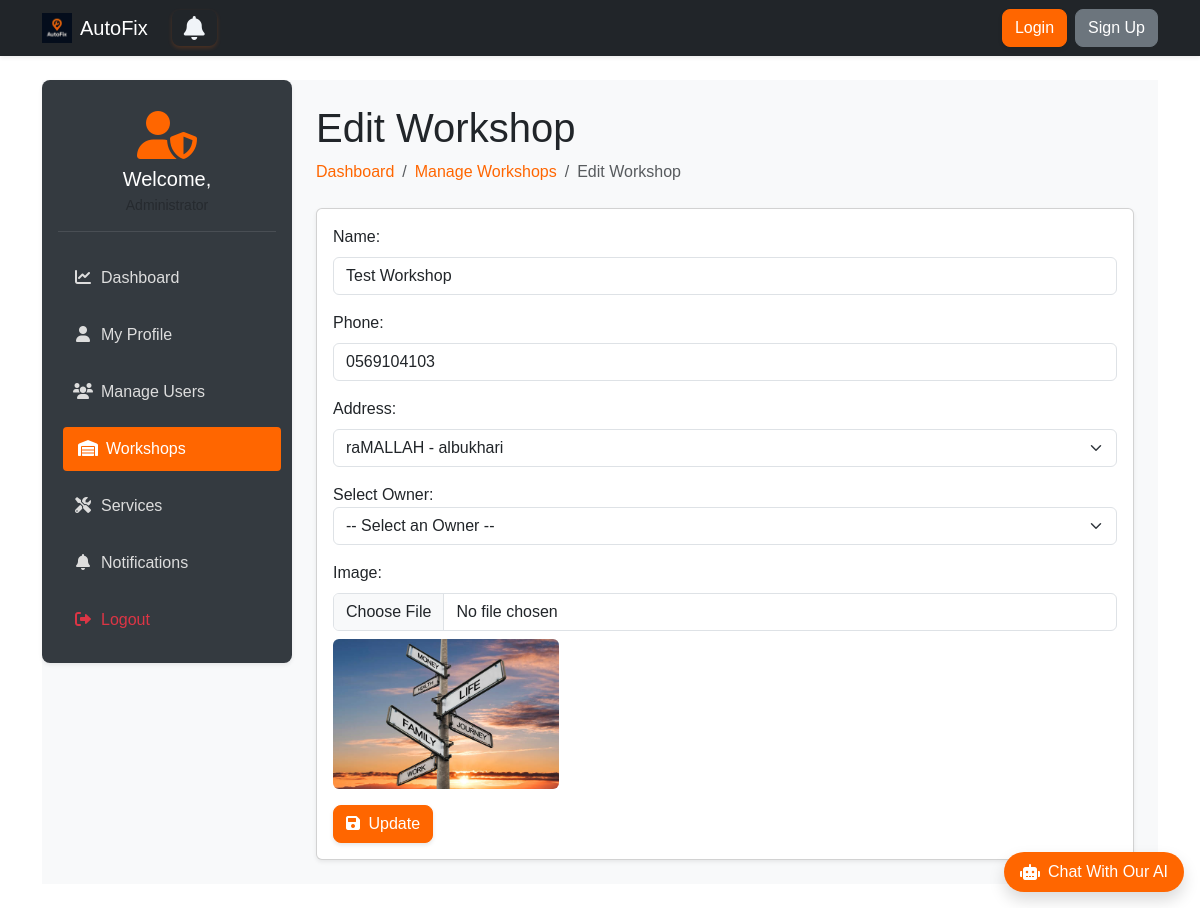
Screenshot of /admin_dashboard/admin/manage_workshop/edit/33 with the database file from the repository.
### workshops/models.py (models this page shows, shortened)
class Workshop(models.Model):
    name = models.CharField(max_length=255)
    address = models.ForeignKey(Address, on_delete=models.CASCADE)
    phone = models.CharField(max_length=15)
    description = models.TextField(blank=True)
    image = models.ImageField(upload_to='workshops_images/', null=True, blank=True)
    owner = models.OneToOneField(User, on_delete=models.CASCADE, related_name="workshop", null=True)

### locations/models.py (models this page shows, shortened)
class Address(models.Model):
    street = models.CharField(max_length=255)
    city = models.CharField(max_length=255)
    region = models.CharField(max_length=255)
    country = models.CharField(max_length=255)
    postal_code = models.CharField(max_length=20)
    latitude = models.FloatField(blank=True, null=True)
    longitude = models.FloatField(blank=True, null=True)
    objects = AddressManager()
    class Meta:
        verbose_name_plural = "Addresses"

### admin_dashboard/views.py (the view)
# urls.py: path('admin/manage_workshop/edit/<int:id>', views.edit_workshop, name='edit_workshop'),
def edit_workshop(request, id):
    workshop = Workshop.objects.get(id=id)
    addresses = Address.objects.all()
    owners = User.objects.filter(
        is_workshop_owner=True,
        workshop__isnull=True
    )
    return render(request, 'admin_dashboard/update_workshop.html', {
        'workshop': workshop,
        'addresses': addresses,
        'owners': owners
    })

### templates/admin_dashboard/update_workshop.html (shortened to what this page needs)
{% extends 'base2.html' %}
{% load static bootstrap5 %}
{% block extra_css %}
<link rel="stylesheet" href="{% static 'css/admin_dashboard.css' %}">
{% endblock %}
{% block content %}
<div class="wrapper d-flex">
    <aside class="sidebar p-3 shadow-sm">
        <div class="user-profile mb-4 text-center">
            <div class="avatar mb-2">
                <i class="fas fa-user-shield fa-3x"></i>
            </div>
            <h5 class="welcome mb-1">Welcome, {{ request.user.get_short_name }}</h5>
            <small class="text-muted">Administrator</small>
        </div>
        <nav class="menu d-flex flex-column gap-2">
            <a href="{% url 'admin_dashboard:dashboard' %}"><i class="fas fa-chart-line me-2"></i>Dashboard</a>
            <a href="{% url 'admin_dashboard:profile' %}"><i class="fas fa-user me-2"></i>My Profile</a>
            <a href="{% url 'admin_dashboard:manage_users' %}"><i class="fas fa-users me-2"></i>Manage Users</a>
            <a href="{% url 'admin_dashboard:manage_workshops' %}" class="active-link">
                <i class="fas fa-warehouse me-2"></i>Workshops
            </a>
            <a href="{% url 'admin_dashboard:manage_services' %}"><i class="fas fa-tools me-2"></i>Services</a>
            <a href="{% url 'admin_dashboard:notifications' %}"><i class="fas fa-bell me-2"></i>Notifications</a>
            <a href="{% url 'accounts:logout' %}" class="text-danger"><i class="fas fa-sign-out-alt me-2"></i>Logout</a>
        </nav>
    </aside>
    <main class="main-content flex-grow-1 p-4">
        <div class="dashboard-header mb-4">
            <h1>Edit Workshop</h1>
            <nav aria-label="breadcrumb">
                <ol class="breadcrumb">
                    <li class="breadcrumb-item">
                        <a class="text-decoration-none" style="color: #ff6600;" href="{% url 'admin_dashboard:dashboard' %}">Dashboard</a>
                    </li>
                    <li class="breadcrumb-item">
                        <a class="text-decoration-none" style="color: #ff6600;" href="{% url 'admin_dashboard:manage_workshops' %}">Manage Workshops</a>
                    </li>
                    <li class="breadcrumb-item active" aria-current="page">Edit Workshop</li>
                </ol>
            </nav>
        </div>
        <div class="card shadow-sm">
            <div class="card-body">
                <form id="workshopForm" action="{% url 'admin_dashboard:workshop_update' workshop.id %}" method="post" enctype="multipart/form-data">
                    <div class="mb-3">
                        <label class="form-label">Name:</label>
                        <input type="text" name="name" class="form-control" value="{{ workshop.name }}">
                    </div>
                    <div class="mb-3">
                        <label class="form-label">Phone:</label>
                        <input type="text" name="phone" class="form-control" placeholder="05xxxxxxxx" value="{{ workshop.phone }}">
                    </div>
                    <div class="mb-3">
                        <label class="form-label">Address:</label>
                        <select name="address_id" class="form-select">
                            {% for address in addresses %}
                                <option value="{{ address.id }}" {% if address.id == workshop.address.id %}selected{% endif %}>
                                    {{ address.city }} - {{ address.street }}
                                </option>
                            {% endfor %}
                        </select>
                    </div>
                    <div class="mb-3">
                        <label for="owner">Select Owner:</label>
                        <select name="owner_id" id="owner" class="form-select">
                            <option value="">-- Select an Owner --</option>
                        </select>
                    </div>
                    <div class="mb-3">
                        <label class="form-label">Image:</label>
                        <input type="file" name="image" class="form-control">
                        {% if workshop.image %}
                            <div class="mt-2">
                                <img src="{{ workshop.image.url }}" alt="Current Image" class="img-fluid rounded" style="max-height: 150px;">
                            </div>
                        {% endif %}
                    </div>
                    <button type="submit" class="btn btn-warning text-white" style="background-color: #ff6600;">
                        <i class="fas fa-save me-1"></i> Update
                    </button>
                </form>
            </div>
        </div>
    </main>
</div>
{% endblock %}

### static/css/style.css (style rules this page uses)
* { margin: 0; padding: 0; box-sizing: border-box; }
body, html { width: 100%; height: 100%; font-family: sans-serif; }
.wrapper { display: flex; height: 100%; }
.sidebar { width: 250px; background: #0d1b2a; color: #e0e1dd; display: flex; flex-direction: column; transition: width 0.3s; }
.menu { list-style: none; flex-grow: 1; }

### static/css/admin_dashboard.css (style rules this page uses)
.wrapper { display: flex; min-height: 80vh; background-color: #f8f9fa; }
.sidebar { width: 250px; background-color: #343a40; color: #fff; border-radius: 8px; position: sticky; top: 20px; height: fit-content; }
.sidebar .menu a { color: #ddd; padding: 10px 15px; display: block; border-radius: 4px; transition: all 0.3s; text-decoration: none; margin-bottom: 5px; }
.sidebar .menu a:hover, .sidebar .menu .active-link { background-color: #ff6600; color: #fff; transform: translateX(5px); }
.sidebar .menu a i { width: 20px; text-align: center; }
.main-content { flex-grow: 1; padding-left: 20px; }
.user-profile { padding: 15px 0; border-bottom: 1px solid rgba(255,255,255,0.1); }
.user-profile .avatar { color: #ff6600; }
.btn { border-radius: 8px; font-weight: 500; }
.btn.btn-warning { background-color: #ff6600 !important; color: white; border-color: #ff6600 !important; transition: all 0.3s ease-in-out; box-shadow: 0 2px 4px rgba(0, 0, 0, 0.1); }

### rows the page displays
Workshop: name "Test Workshop", phone "0569104103", address_id "raMALLAH - albukhari", image (picture)
